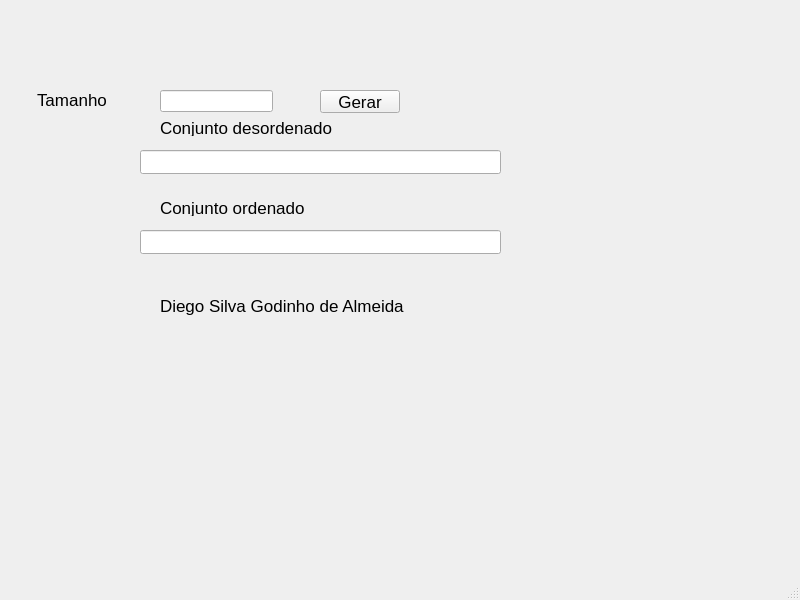
<?xml version="1.0" encoding="UTF-8"?>
<ui version="4.0">
 <class>MainWindow</class>
 <widget class="QMainWindow" name="MainWindow">
  <property name="geometry">
   <rect>
    <x>0</x>
    <y>0</y>
    <width>800</width>
    <height>600</height>
   </rect>
  </property>
  <property name="font">
   <font>
    <pointsize>13</pointsize>
   </font>
  </property>
  <property name="windowTitle">
   <string>MainWindow</string>
  </property>
  <widget class="QWidget" name="centralwidget">
   <widget class="QLineEdit" name="lineEditTamanho">
    <property name="geometry">
     <rect>
      <x>160</x>
      <y>90</y>
      <width>113</width>
      <height>22</height>
     </rect>
    </property>
   </widget>
   <widget class="QLabel" name="label_2">
    <property name="geometry">
     <rect>
      <x>37</x>
      <y>90</y>
      <width>101</width>
      <height>20</height>
     </rect>
    </property>
    <property name="text">
     <string>Tamanho</string>
    </property>
   </widget>
   <widget class="QLabel" name="label_3">
    <property name="geometry">
     <rect>
      <x>160</x>
      <y>200</y>
      <width>281</width>
      <height>16</height>
     </rect>
    </property>
    <property name="text">
     <string>Conjunto ordenado</string>
    </property>
   </widget>
   <widget class="QLabel" name="label_4">
    <property name="geometry">
     <rect>
      <x>160</x>
      <y>120</y>
      <width>271</width>
      <height>16</height>
     </rect>
    </property>
    <property name="text">
     <string>Conjunto desordenado</string>
    </property>
   </widget>
   <widget class="QLabel" name="label_5">
    <property name="geometry">
     <rect>
      <x>160</x>
      <y>290</y>
      <width>251</width>
      <height>31</height>
     </rect>
    </property>
    <property name="text">
     <string>Diego Silva Godinho de Almeida</string>
    </property>
   </widget>
   <widget class="QPushButton" name="pushButton">
    <property name="geometry">
     <rect>
      <x>320</x>
      <y>90</y>
      <width>80</width>
      <height>23</height>
     </rect>
    </property>
    <property name="text">
     <string>Gerar</string>
    </property>
   </widget>
   <widget class="QLineEdit" name="lineEditDesordenado">
    <property name="geometry">
     <rect>
      <x>140</x>
      <y>150</y>
      <width>361</width>
      <height>24</height>
     </rect>
    </property>
   </widget>
   <widget class="QLineEdit" name="lineEditOrdenado">
    <property name="geometry">
     <rect>
      <x>140</x>
      <y>230</y>
      <width>361</width>
      <height>24</height>
     </rect>
    </property>
   </widget>
  </widget>
  <widget class="QMenuBar" name="menubar">
   <property name="geometry">
    <rect>
     <x>0</x>
     <y>0</y>
     <width>800</width>
     <height>28</height>
    </rect>
   </property>
  </widget>
  <widget class="QStatusBar" name="statusbar"/>
 </widget>
 <resources/>
 <connections/>
</ui>
